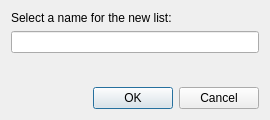
<?xml version="1.0" encoding="UTF-8"?>
<ui version="4.0">
 <class>NameNewListDialog</class>
 <widget class="QDialog" name="NameNewListDialog">
  <property name="windowModality">
   <enum>Qt::ApplicationModal</enum>
  </property>
  <property name="geometry">
   <rect>
    <x>0</x>
    <y>0</y>
    <width>270</width>
    <height>120</height>
   </rect>
  </property>
  <property name="windowTitle">
   <string>Dialog</string>
  </property>
  <layout class="QVBoxLayout" name="verticalLayout">
   <item>
    <widget class="QLabel" name="label">
     <property name="text">
      <string>Select a name for the new list:</string>
     </property>
    </widget>
   </item>
   <item>
    <widget class="QLineEdit" name="list_name_field"/>
   </item>
   <item>
    <spacer name="verticalSpacer">
     <property name="orientation">
      <enum>Qt::Vertical</enum>
     </property>
     <property name="sizeHint" stdset="0">
      <size>
       <width>20</width>
       <height>40</height>
      </size>
     </property>
    </spacer>
   </item>
   <item>
    <widget class="QDialogButtonBox" name="button_box">
     <property name="standardButtons">
      <set>QDialogButtonBox::Cancel|QDialogButtonBox::Ok</set>
     </property>
    </widget>
   </item>
  </layout>
 </widget>
 <resources/>
 <connections/>
</ui>
